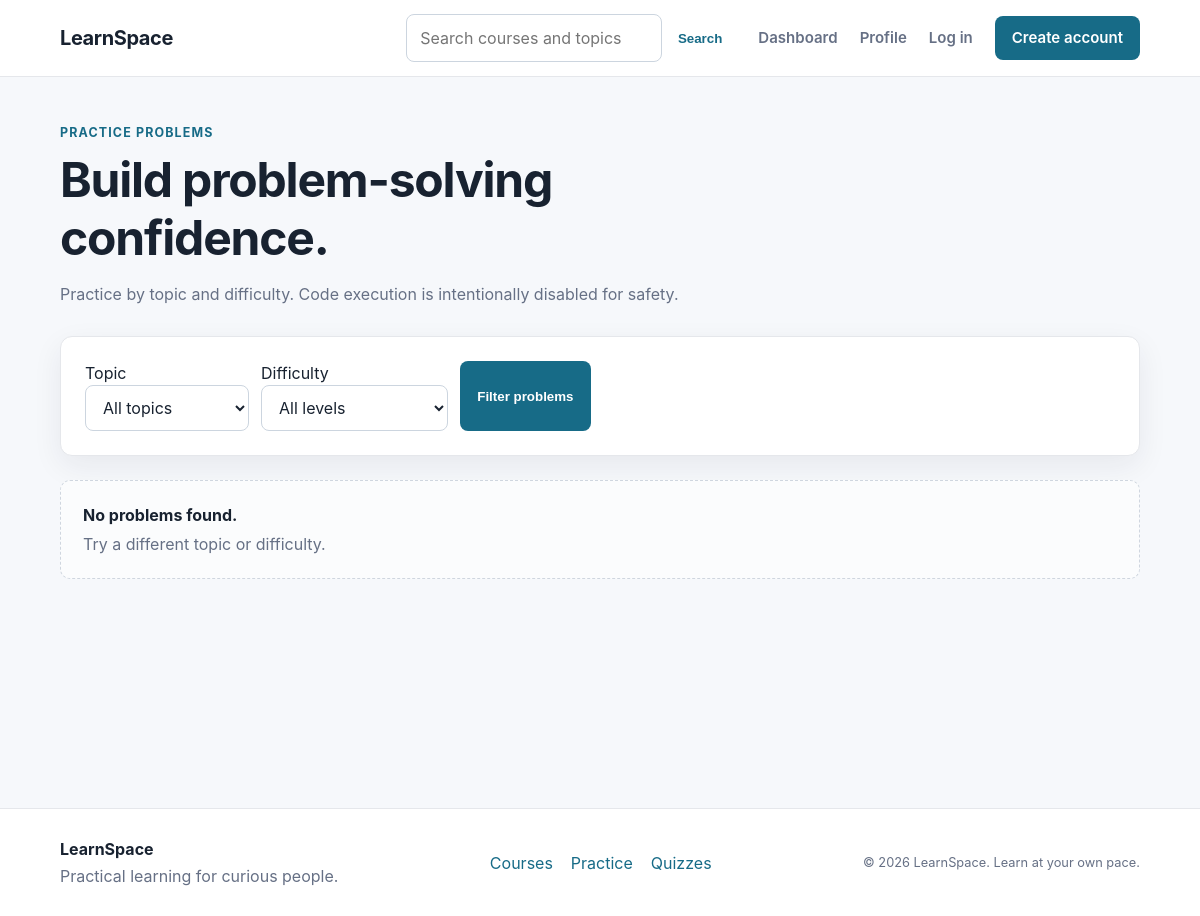
/e_learning_system/practice.php, run on an earlier commit of the app's database.
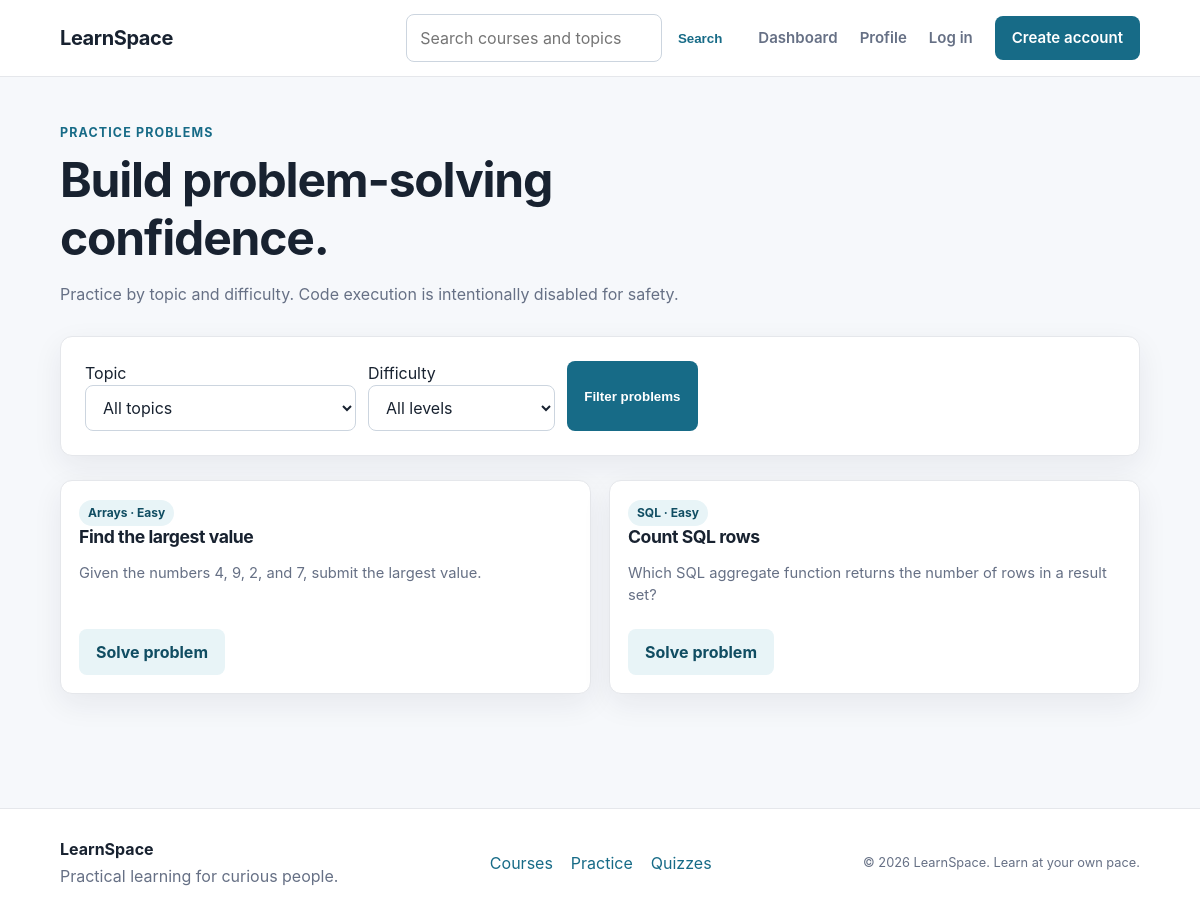
And on a later commit of the database.
### tables this page shows
CREATE TABLE `practice_problems` (
  `id` int NOT NULL AUTO_INCREMENT,
  `topic_id` int NOT NULL,
  `title` varchar(255) NOT NULL,
  `difficulty` enum('Easy','Medium','Hard') NOT NULL DEFAULT 'Easy',
  `statement` text NOT NULL,
  `examples` text DEFAULT NULL,
  `constraints_text` text DEFAULT NULL,
  `hint` text DEFAULT NULL,
  `editorial` text DEFAULT NULL,
  `expected_answer` varchar(500) NOT NULL,
  PRIMARY KEY (`id`),
  KEY `practice_problems_topic_idx` (`topic_id`),
  CONSTRAINT `practice_problems_topic_fk` FOREIGN KEY (`topic_id`) REFERENCES `practice_topics` (`id`) ON DELETE CASCADE
);

CREATE TABLE `practice_topics` (
  `id` int NOT NULL AUTO_INCREMENT,
  `name` varchar(100) NOT NULL,
  `slug` varchar(120) NOT NULL,
  PRIMARY KEY (`id`),
  UNIQUE KEY `practice_topics_slug_unique` (`slug`)
);

### e_learning_system/practice.php (the view, shortened to what this page needs)
<?php
include __DIR__ . '/db_config.php';
include __DIR__ . '/layout.php';
$sql = "SELECT p.id, p.title, p.difficulty, p.statement, t.name AS topic_name
        FROM practice_problems p
        JOIN practice_topics t ON t.id = p.topic_id
        WHERE 1=1";
$sql .= " ORDER BY p.id";
$stmt = $conn->prepare($sql);
$stmt->execute();
$problems = $stmt->get_result();
render_header('Practice problems', isset($_SESSION['user_id']) ? 'problems' : '');
?>
<div class="page-heading">
    <span class="eyebrow">Practice problems</span>
    <h1>Build problem-solving confidence.</h1>
    <p>Practice by topic and difficulty. Code execution is intentionally disabled for safety.</p>
</div>
<form class="panel" method="get" style="display: flex; gap: 12px; flex-wrap: wrap; margin-bottom: 24px;">
    <label>Topic
        <select name="topic">
            <option value="">All topics</option>
        </select>
    </label>
    <label>Difficulty
        <select name="difficulty">
            <option value="">All levels</option>
        </select>
    </label>
    <button class="button button-primary" type="submit">Filter problems</button>
</form>
<div class="course-grid">
    <?php if ($problems->num_rows === 0): ?>
        <div class="empty-state"><strong>No problems found.</strong> Try a different topic or difficulty.</div>
    <?php else: ?>
        <?php while ($problem = $problems->fetch_assoc()): ?>
            <article class="course-card">
                <div class="course-card-body">
                    <span class="badge"><?= htmlspecialchars($problem['topic_name']) ?> · <?= htmlspecialchars($problem['difficulty']) ?></span>
                    <h3><?= htmlspecialchars($problem['title']) ?></h3>
                    <p><?= htmlspecialchars($problem['statement']) ?></p>
                    <?php $problem_url = 'problem.php?id=' . (int) $problem['id']; ?>
                    <a class="button button-secondary" href="<?= htmlspecialchars(isset($_SESSION['user_id']) ? $problem_url : '#') ?>" <?= isset($_SESSION['user_id']) ? '' : 'data-auth-open data-return-to="' . htmlspecialchars($problem_url) . '"' ?>>Solve problem</a>
                </div>
            </article>
        <?php endwhile; ?>
    <?php endif; ?>
</div>
<?php render_footer(); ?>

### e_learning_system/layout.php (shortened to what this page needs)
<?php
function render_header($title, $active = '')
{
    $user_is_logged_in = isset($_SESSION['user_id']);
    ?>
    <!DOCTYPE html>
    <html lang="en">
    <head>
        <link rel="stylesheet" href="index.css">
    </head>
    <body>
    <div class="app-shell">
        <header class="topbar">
            <a class="brand" href="index.php">LearnSpace</a>
            <form class="nav-search" action="courses.php" method="get">
                <input id="global-search" type="search" name="q" placeholder="Search courses and topics">
                <button type="submit" aria-label="Search">Search</button>
            </form>
            <nav class="topbar-actions" aria-label="Account navigation">
                <?php if ($user_is_logged_in): ?>
                    <a href="dashboard.php">Dashboard</a>
                    <a href="profile.php">Profile</a>
                    <a class="button button-quiet" href="logout.php">Log out</a>
                <?php else: ?>
                    <a href="#" data-auth-open data-return-to="dashboard.php">Dashboard</a>
                    <a href="#" data-auth-open data-return-to="profile.php">Profile</a>
                    <a href="#" data-auth-open data-return-to="dashboard.php">Log in</a>
                    <a class="button button-primary" href="#" data-auth-open data-auth-mode="signup" data-return-to="dashboard.php">Create account</a>
                <?php endif; ?>
            </nav>
        </header>
        <div class="page-layout">
            <main class="page-content<?= $user_is_logged_in ? '' : ' page-content-public' ?>">
    <?php
}
function render_footer()
{
    ?>
            </main>
        </div>
        <footer class="site-footer">
            <div><strong>LearnSpace</strong><span>Practical learning for curious people.</span></div>
            <nav aria-label="Footer navigation"><a href="courses.php">Courses</a><a href="practice.php">Practice</a><a href="quiz_list.php">Quizzes</a></nav>
            <small>&copy; <?= date('Y') ?> LearnSpace. Learn at your own pace.</small>
        </footer>
    </div>
    </body>
    </html>
    <?php
}

### e_learning_system/index.css (style rules this page uses)
:root { --ink: #182230; --muted: #667085; --line: #e5e7eb; --surface: #ffffff; --canvas: #f6f8fb; --primary: #176b87; --primary-dark: #104d62; --soft-primary: #e8f4f7; --success: #147d64; --shadow: 0 10px 30px rgba(23, 32, 51, 0.07); }
* { box-sizing: border-box; }
html { scroll-behavior: smooth; }
body { margin: 0; color: var(--ink); background: var(--canvas); font-family: Inter, ui-sans-serif, system-ui, -apple-system, BlinkMacSystemFont, "Segoe UI", sans-serif; line-height: 1.5; }
a { color: var(--primary); text-decoration: none; }
.app-shell { min-height: 100vh; }
.topbar { position: sticky; top: 0; z-index: 10; align-items: center; background: var(--surface); border-bottom: 1px solid var(--line); display: flex; justify-content: space-between; padding: 14px 5vw; }
.brand { color: var(--ink); font-size: 1.25rem; font-weight: 750; letter-spacing: -0.02em; }
.topbar-actions { align-items: center; display: flex; gap: 22px; }
.nav-search { align-items: center; display: flex; gap: 8px; margin-left: auto; margin-right: 28px; max-width: 330px; width: 30%; }
.nav-search input, .hero-search input, .filter-bar input, select, textarea, .auth-card input { background: var(--surface); border: 1px solid #ccd5df; border-radius: 8px; color: var(--ink); font: inherit; padding: 11px 13px; width: 100%; }
.nav-search button { background: transparent; border: 0; color: var(--primary); cursor: pointer; font-weight: 700; padding: 8px; }
.topbar-actions a { color: var(--muted); font-size: .94rem; font-weight: 600; }
.topbar-actions .button-primary { color: #fff; }
.page-layout { display: flex; min-height: calc(100vh - 69px); }
.page-content { max-width: 1240px; padding: 42px 5vw; width: 100%; }
.page-content-public { margin: 0 auto; }
.page-heading { margin-bottom: 30px; max-width: 720px; }
.eyebrow { color: var(--primary); font-size: .78rem; font-weight: 750; letter-spacing: .09em; text-transform: uppercase; }
h1, h2, h3 { letter-spacing: -.025em; line-height: 1.2; }
h1 { font-size: clamp(2rem, 4vw, 3.2rem); margin: 8px 0 14px; }
h3 { font-size: 1.1rem; margin: 0 0 8px; }
.page-heading p, .muted { color: var(--muted); }
.button { border: 0; border-radius: 8px; display: inline-block; font-weight: 700; padding: 11px 17px; }
.button-primary { background: var(--primary); color: #fff; }
.button-secondary { background: var(--soft-primary); color: var(--primary-dark); }
.course-grid, .stats-grid, .dashboard-grid { display: grid; gap: 18px; }
.course-grid { grid-template-columns: repeat(auto-fit, minmax(220px, 1fr)); }
.course-card, .stat-card, .panel { background: var(--surface); border: 1px solid var(--line); border-radius: 12px; box-shadow: var(--shadow); }
.course-card { overflow: hidden; }
.course-card-body { padding: 18px; }
.course-card p { color: var(--muted); font-size: .92rem; min-height: 44px; }
.course-card .button { margin-top: 8px; }
.panel { padding: 24px; }
.badge { background: var(--soft-primary); border-radius: 99px; color: var(--primary-dark); display: inline-block; font-size: .75rem; font-weight: 700; padding: 4px 9px; }
.site-footer { align-items: center; background: #fff; border-top: 1px solid var(--line); color: var(--muted); display: flex; gap: 26px; justify-content: space-between; padding: 28px 5vw; }
.site-footer div { display: grid; gap: 3px; }
.site-footer strong { color: var(--ink); }
.site-footer nav { display: flex; gap: 18px; }
.site-footer small { font-size: .8rem; }
.empty-state { background: #fbfcfd; border: 1px dashed #cfd6df; border-radius: 10px; color: var(--muted); padding: 22px; }
.empty-state strong { color: var(--ink); display: block; margin-bottom: 5px; }

What changed in the data, as far as the page shows it:
added practice_problems: topic.name "Arrays", difficulty "Easy", title "Find the largest value", statement "Given the numbers 4, 9, 2, and 7, submit the largest value."
added practice_problems: topic.name "SQL", difficulty "Easy", title "Count SQL rows", statement "Which SQL aggregate function returns the number of rows in a result set?"
Also different on the page:
text no longer shown: "No problems found. Try a different topic or difficulty."
